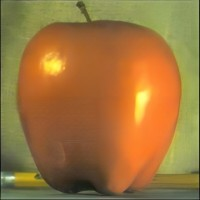
#> input picture 问天/视觉/OpenCV-Python/Code/7_Other Picture Test/1_DFT/apple.jpg, 200 x 200 px, given in place of the camera
$ python hough_lines.py
#> lines starting #> are read from the running program, lines starting #| are printed output that depends on the picture
import cv2
import numpy as np

cap = cv2.VideoCapture(1)
cap.set(10, 2)

while cap.isOpened() == True:
    ret, frame = cap.read()
#> frame is the input picture: shape (200, 200, 3); mean B, G, R 60.6, 116.7, 157.6
    if ret == True:
        gray = cv2.cvtColor(frame, cv2.COLOR_BGR2GRAY)
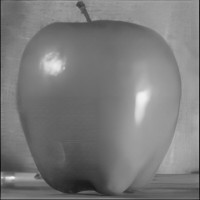
#> gray: shape (200, 200); min 19, max 246, mean 122.6
        binary = cv2.Canny(gray, 50, 150, apertureSize=3)
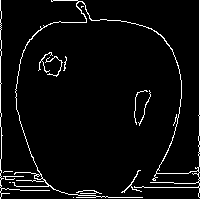
#> binary: shape (200, 200); 5% white in thin lines or dots

        # 霍夫直线变换
        lines = cv2.HoughLines(binary, 1, np.pi/180, 200)
#> lines = None

        if not lines is None != False: # 判断列表是空列表还是NoneType类型列表，避免无法遍历
            for line in lines:
                rho, theta = line[0]
                a = np.cos(theta)
                b = np.sin(theta)
                x_0 = a*rho
                y_0 = b*rho
                x1 = int(x_0+1000*(-b))
                y1 = int(y_0+1000*a)
                x2 = int(x_0-1000*(-b))
                y2 = int(y_0-1000*a)

                cv2.line(frame, (x1, y1), (x2, y2), (0, 0, 255), 2)

        cv2.imshow('res', frame)
        key = cv2.waitKey(1)
#> (key Esc is pressed here)
        if key == 27:
            break
    else:
        break

cv2.destroyAllWindows()
cap.release()
